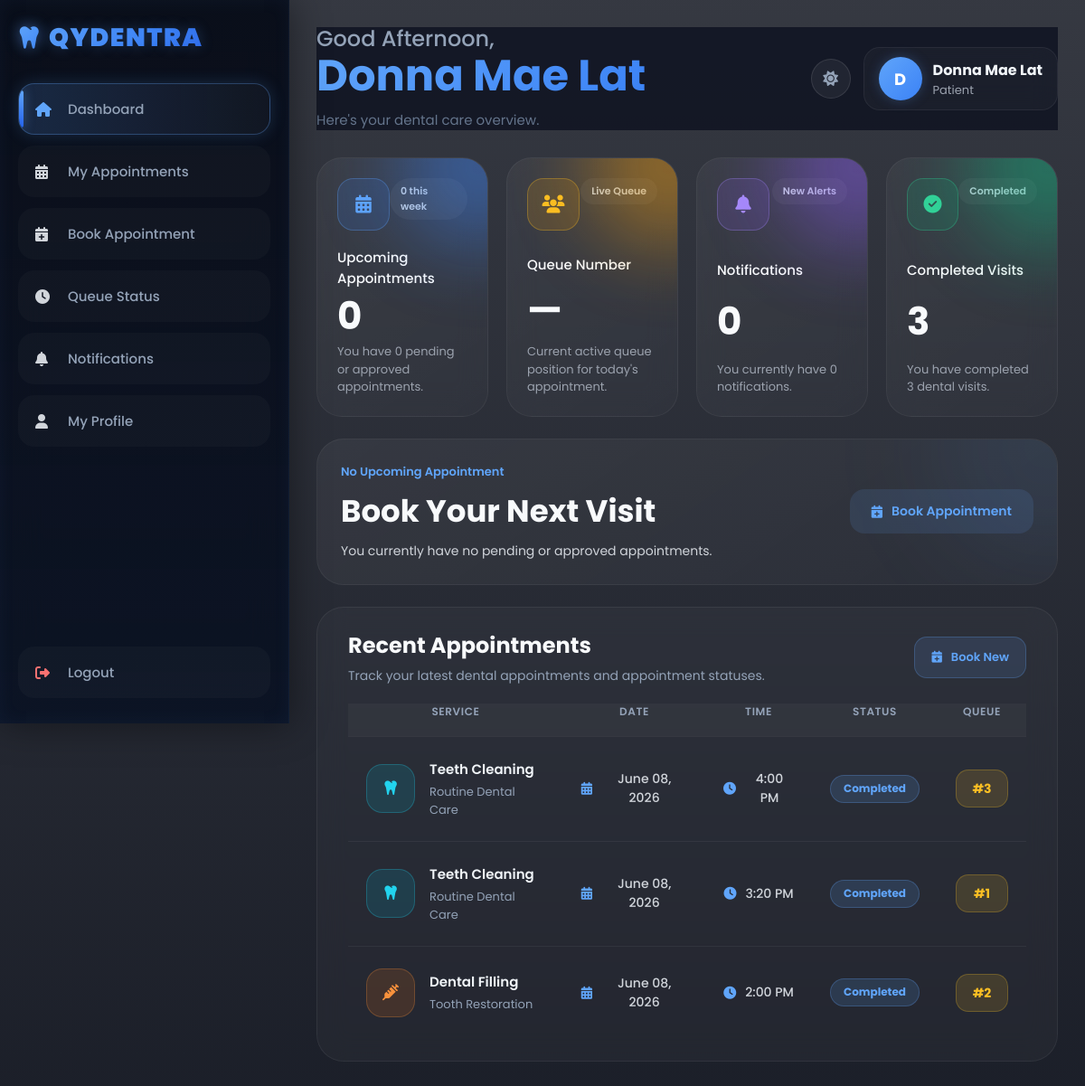
Screenshot of /qydentra_themed/patient/dashboard.php (signed in) with the database file from the repository.
### tables this page shows
CREATE TABLE `appointments` (
  `appointment_id` varchar(10) NOT NULL,
  `patient_id` varchar(10) DEFAULT NULL,
  `service_type` varchar(100) DEFAULT NULL,
  `service_desc` varchar(150) DEFAULT NULL,
  `appointment_date` date DEFAULT NULL,
  `appointment_time` varchar(50) DEFAULT NULL,
  `status` enum('Pending','Approved','In Progress','Completed','Cancelled') DEFAULT 'Pending',
  `queue_number` int(11) DEFAULT NULL,
  `notes` text DEFAULT NULL,
  `created_at` timestamp NOT NULL DEFAULT current_timestamp(),
  `dentist_notes` text DEFAULT NULL,
  `prescription` text DEFAULT NULL,
  `medical_history` text DEFAULT NULL,
  `odontogram_data` text DEFAULT NULL,
  PRIMARY KEY (`appointment_id`),
  KEY `patient_id` (`patient_id`),
  CONSTRAINT `appointments_ibfk_1` FOREIGN KEY (`patient_id`) REFERENCES `patients` (`patient_id`)
);

### qydentra_themed/patient/dashboard.php (the view, shortened to what this page needs)
<?php
include("../includes/auth_check.php");
$user_id = $_SESSION['user_id'];
$thisWeekQuery = mysqli_query($conn,"
SELECT COUNT(*) AS total
FROM appointments
WHERE patient_id='$user_id'
AND status IN ('Pending','Approved')
AND YEARWEEK(appointment_date, 1) = YEARWEEK(CURDATE(), 1)
");
$thisWeekCount = mysqli_fetch_assoc($thisWeekQuery)['total'];
$upcomingQuery = mysqli_query($conn,"
SELECT COUNT(*) AS total
FROM appointments
WHERE patient_id='$user_id'
AND status IN ('Pending','Approved')
");
$upcomingCount = mysqli_fetch_assoc($upcomingQuery)['total'];
$completedQuery = mysqli_query($conn,"
SELECT COUNT(*) AS total
FROM appointments
WHERE patient_id='$user_id'
AND status='Completed'
");
$completedCount = mysqli_fetch_assoc($completedQuery)['total'];
$notifQuery = mysqli_query($conn,"
SELECT COUNT(*) AS total
FROM notifications
WHERE user_id='$user_id'
AND is_read = 0
");
$notifCount = mysqli_fetch_assoc($notifQuery)['total'];
$queueQuery = mysqli_query($conn,"
SELECT queue_number
FROM appointments
WHERE patient_id='$user_id'
AND status='Approved'
ORDER BY appointment_date ASC, appointment_time ASC
LIMIT 1
");
$queueData = mysqli_fetch_assoc($queueQuery);
$currentQueue = $queueData['queue_number'] ?? '—';
$appointmentQuery = mysqli_query($conn,"
SELECT *
FROM appointments
WHERE patient_id='$user_id'
AND status IN ('Pending','Approved')
ORDER BY appointment_date ASC, appointment_time ASC
LIMIT 1
");
$nextAppointment = mysqli_fetch_assoc($appointmentQuery);
?>
<?php include("../includes/header.php"); ?>
<body>
<?php include("../includes/sidebar.php"); ?>
<div class="main">
<?php include("../includes/topbar.php"); ?>
<div class="cards">
<div class="card hover-glow"
onclick="window.location.href='appointments.php'">
<div class="card-top">
<div class="card-icon">
<i class="fa-solid fa-calendar-days"></i>
</div>
<div class="card-badge">
<?php
echo ($thisWeekCount > 0)
    ? "+" . $thisWeekCount . " this week"
    : "0 this week";
?>
</div>
</div>
<h3>
Upcoming Appointments
</h3>
<h1>
<?php echo $upcomingCount; ?>
</h1>
<p>
You have <?php echo $upcomingCount; ?> pending or approved appointment<?php echo ($upcomingCount != 1 ? 's' : ''); ?>.
</p>
</div>
<div class="card hover-glow"
onclick="window.location.href='queue.php'">
<div class="card-top">
<div class="card-icon">
<i class="fa-solid fa-users"></i>
</div>
<div class="card-badge">
Live Queue
</div>
</div>
<h3>
Queue Number
</h3>
<h1>
<?php
echo ($currentQueue !== '—')
? '#'.$currentQueue
: '—';
?>
</h1>
<p>
Current active queue position for today's appointment.
</p>
</div>
<div class="card hover-glow"
onclick="window.location.href='notifications.php'">
<div class="card-top">
<div class="card-icon">
<i class="fa-solid fa-bell"></i>
</div>
<div class="card-badge">
New Alerts
</div>
</div>
<h3>
Notifications
</h3>
<h1>
<?php echo $notifCount; ?>
</h1>
<p>
You currently have <?php echo $notifCount; ?> notification<?php echo ($notifCount != 1 ? 's' : ''); ?>.
</p>
</div>
<div class="card hover-glow"
onclick="window.location.href='appointments.php'">
<div class="card-top">
<div class="card-icon">
<i class="fa-solid fa-circle-check"></i>
</div>
<div class="card-badge">
Completed
</div>
</div>
<h3>
Completed Visits
</h3>
<h1>
<?php echo $completedCount; ?>
</h1>
<p>
You have completed <?php echo $completedCount; ?> dental visit<?php echo ($completedCount != 1 ? 's' : ''); ?>.
</p>
</div>
</div>
<?php if($nextAppointment){ ?>
<div class="appointment-card">
<div class="appointment-left">
<div class="appointment-image">
<img src="https://images.unsplash.com/photo-1629909613654-28e377c37b09?q=80&w=1932&auto=format&fit=crop">
</div>
<div class="appointment-info">
<p class="appointment-label">
Upcoming Appointment
</p>
<h2>
<?php echo $nextAppointment['service_type']; ?>
</h2>
<p class="doctor-name">
Status:
<?php echo ucfirst($nextAppointment['status']); ?>
</p>
<div class="appointment-details">
<div class="detail-item">
<i class="fa-solid fa-calendar-days"></i>
<span>
<?php echo date("F d, Y", strtotime($nextAppointment['appointment_date'])); ?>
</span>
</div>
<div class="detail-item">
<i class="fa-solid fa-clock"></i>
<span>
<?php echo date("g:i A", strtotime($nextAppointment['appointment_time'])); ?>
</span>
</div>
<div class="detail-item">
<i class="fa-solid fa-hashtag"></i>
<span>
<?php
if(!empty($nextAppointment['queue_number'])){
    echo "Queue #".$nextAppointment['queue_number'];
}
else{
    echo "Queue Pending";
}
?>
</span>
</div>
</div>
</div>
</div>
<button
class="primary-btn"
onclick="window.location.href='appointments.php'">
<i class="fa-solid fa-arrow-up-right-from-square"></i>
View Details
</button>
</div>
<?php } else { ?>
<div class="appointment-card">
<div class="appointment-left">
<div class="appointment-info">
<p class="appointment-label">
No Upcoming Appointment
</p>
<h2>
Book Your Next Visit
</h2>
<p class="doctor-name">
You currently have no pending or approved appointments.
</p>
</div>
</div>
<button
class="primary-btn"
onclick="window.location.href='book_appointment.php'">
<i class="fa-solid fa-calendar-plus"></i>
Book Appointment
</button>
</div>
<?php } ?>
<div class="table-container">
<div class="table-header">
<div>
<h2>
Recent Appointments
</h2>
<p>
Track your latest dental appointments and appointment statuses.
</p>
</div>
<button class="table-btn"
onclick="window.location.href='book_appointment.php'">
<i class="fa-solid fa-calendar-plus"></i>
Book New
</button>
</div>
<table>
<thead>
<tr>
    <th>Service</th>
    <th>Date</th>
    <th>Time</th>
    <th>Status</th>
    <th>Queue</th>
</tr>
</thead>
<tbody>
<?php
$historyQuery = mysqli_query($conn,"
SELECT *
FROM appointments
WHERE patient_id='$user_id'
ORDER BY appointment_date DESC, appointment_time DESC
LIMIT 5
");
if(mysqli_num_rows($historyQuery) > 0){
while($row = mysqli_fetch_assoc($historyQuery)){
$service = strtolower($row['service_type']);
$icon = "fa-tooth";
$serviceClass = "cleaning";
$serviceDesc = "Routine Dental Care";
if(str_contains($service,"consultation")){
    $icon = "fa-user-doctor";
    $serviceClass = "consultation";
    $serviceDesc = "Initial Checkup";
}
elseif(str_contains($service,"cleaning")){
    $icon = "fa-tooth";
    $serviceClass = "cleaning";
    $serviceDesc = "Routine Dental Care";
}
elseif(str_contains($service,"checkup")){
    $icon = "fa-stethoscope";
    $serviceClass = "checkup";
    $serviceDesc = "General Oral Exam";
}
elseif(str_contains($service,"filling")){
    $icon = "fa-syringe";
    $serviceClass = "filling";
    $serviceDesc = "Tooth Restoration";
}
elseif(str_contains($service,"braces")){
    $icon = "fa-teeth";
    $serviceClass = "braces";
    $serviceDesc = "Orthodontic Assessment";
}
elseif(str_contains($service,"extraction")){
    $icon = "fa-teeth-open";
    $serviceClass = "extraction";
    $serviceDesc = "Tooth Removal";
}
?>
<tr>
<td>
<div class="service-info">
<div class="service-icon <?php echo $serviceClass; ?>">
<i class="fa-solid <?php echo $icon; ?>"></i>
</div>
<div>
<h4>
<?php echo $row['service_type']; ?>
</h4>
<p>
<?php echo $serviceDesc; ?>
</p>
</div>
</div>
</td>
<td>
<div class="table-date">
<i class="fa-solid fa-calendar-days"></i>
<?php echo date("F d, Y", strtotime($row['appointment_date'])); ?>
</div>
</td>
<td>
<div class="table-date">
<i class="fa-solid fa-clock"></i>
<?php echo date("g:i A", strtotime($row['appointment_time'])); ?>
</div>
</td>
<td>
<div class="status-pill <?php echo strtolower(str_replace(" ", "-", $row["status"])); ?>">
<?php echo ucfirst($row['status']); ?>
</div>
</td>
<td>
<div class="queue-pill">
<?php
if(!empty($row['queue_number'])){
    echo "#".$row['queue_number'];
}
else{
    echo "—";
}
?>
</div>
</td>
</tr>
<?php
}
} ?>
</tbody>
</table>
</div>
</div>
</body>
</html>

### rows the page displays
appointments: service_type "Teeth Cleaning", service_type "Routine Dental Care", appointment_date "June 08, 2026", appointment_time "4:00 PM", status "Completed", queue_number "3"
appointments: service_type "Teeth Cleaning", service_type "Routine Dental Care", appointment_date "June 08, 2026", appointment_time "3:20 PM", status "Completed", queue_number "1"
appointments: service_type "Dental Filling", service_type "Tooth Restoration", appointment_date "June 08, 2026", appointment_time "2:00 PM", status "Completed", queue_number "2"

### other values shown
$greeting "Good Afternoon"
$name "Donna Mae Lat"
$initial "D"
$upcomingCount "0"
$notifCount "0"
$completedCount "3"
